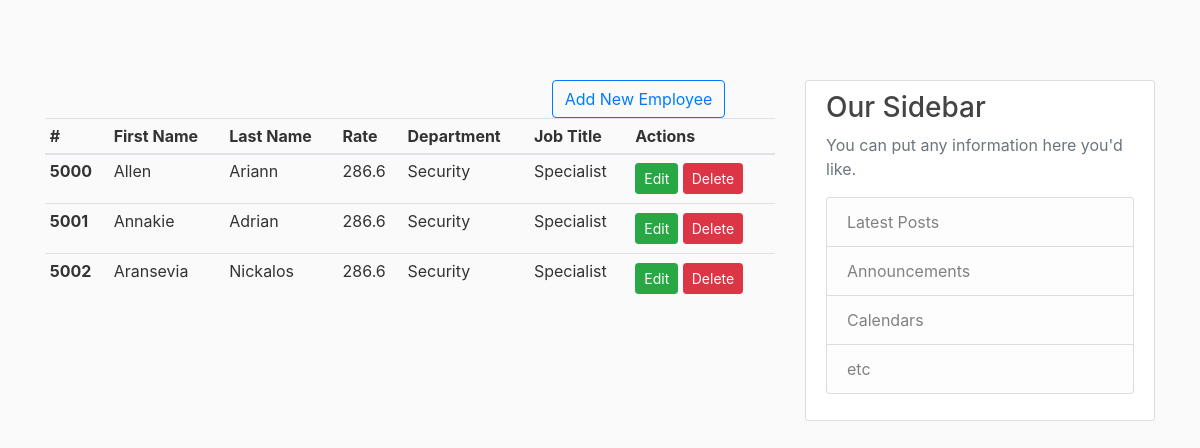
/payroll/employee/, run on an earlier commit of the app's database.
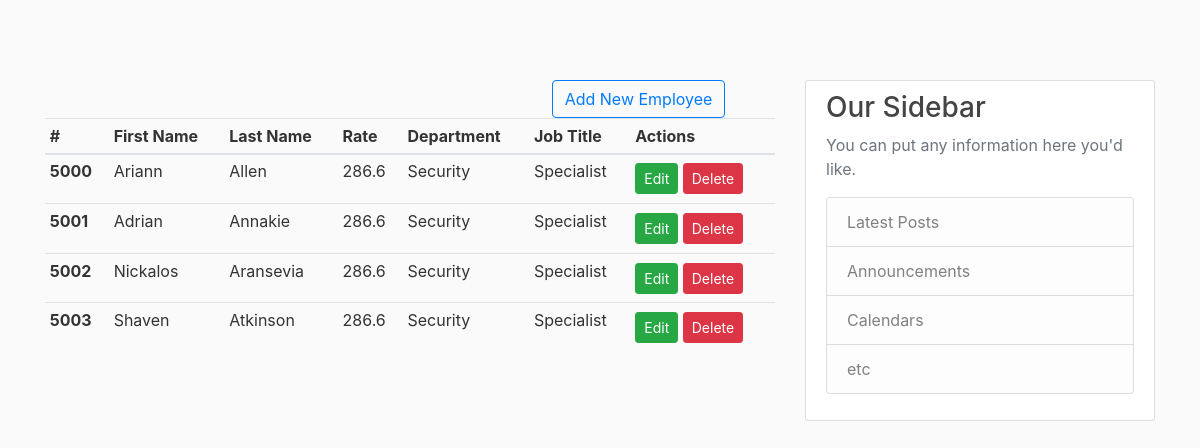
And on a later commit of the database.
### payroll/models.py (models this page shows, shortened)
class Employee(models.Model):
    first_name = models.CharField(max_length=60, verbose_name="First Name")
    last_name = models.CharField(max_length=60, verbose_name="Last Name")
    GENDER = Choices('----', 'Mr.', 'Ms.')
    title = StatusField(choices_name='GENDER')
    nis = models.CharField(max_length=7,
                           unique=True,
                           verbose_name="National Insurance #")
    trn = models.PositiveIntegerField(unique=True,
                                      verbose_name="Tax Registration #")
    employee_number = models.PositiveIntegerField(verbose_name="Employee #")
    date_posted = models.DateTimeField(default=timezone.now)
    rate = models.FloatField(verbose_name="Rate Of Pay",
                             validators=[MinValueValidator(0.0)])
    department = models.ForeignKey(Department,
                                   on_delete=models.CASCADE,
                                   default=None,
                                   null=True,
                                   blank=True)
    job_title = models.ForeignKey(JobTitle,
                                  verbose_name="Job Title",
                                  on_delete=models.CASCADE,
                                  default=None,
                                  null=True,
                                  blank=True)
    payment = models.ForeignKey(
        PaymentMethod,
        verbose_name="Pay By",
        default=None,
        blank=True,
        null=True,
        on_delete=models.CASCADE,
    )
    bank = models.ForeignKey(Bank,
                             verbose_name="Banks With",
                             on_delete=models.CASCADE,
                             default=None,
                             blank=True,
                             null=True)
    bank_account = models.PositiveIntegerField(
        verbose_name="Bank Account Number", blank=True, null=True)
    payment_schedule = models.ForeignKey(PayPeriod,
                                         on_delete=models.CASCADE,
                                         blank=True,
                                         null=True,
                                         verbose_name="Pay Cycle")
    basic_pay = models.FloatField(
        verbose_name="Basic Pay",
        default=0,
        null=True,
        blank=True,
    )
    employment_date = models.DateField(verbose_name="Employment Date",
                                       null=True,
                                       blank=True,
                                       default=None)
    departure_date = models.DateField(verbose_name="Departure Date",
                                      null=True,
                                      blank=True,
                                      default=None)
    CLASSIFICATION = [
        ("", '-------'),
        (1, 'Salaried'),
        (2, 'Hourly'),
        (3, 'Commissioned'),
    ]
    classification = models.CharField(max_length=1,
                                      choices=CLASSIFICATION,
                                      default=2,
                                      blank=0,
                                      null=True)
    class Meta:
        db_table = 'employees'
        managed = True

class Department(models.Model):
    name = models.CharField(max_length=30, verbose_name="Department Name")
    code = CharField(max_length=5, verbose_name="Department Code")
    class Meta:
        db_table = 'departments'
        managed = True

class JobTitle(models.Model):
    name = models.CharField(max_length=60, verbose_name="Job title")
    class Meta:
        db_table = 'job_titles'
        managed = True

### payroll/views.py (the view)
# urls.py: path('employee/', EmployeeListView.as_view(), name="employee-list"),
class EmployeeListView(ListView):
    model = Employee

### payroll/templates/payroll/employee_list.html
{% extends 'payroll/base.html' %}
{% load crispy_forms_tags %}
{% block content %}
<div class="table-responsive-sm">
    <div class="row">
        <div class="col-md-8">
        </div>
        <div class="col-md-4">
            <a href="{% url 'employee-create'  %}" role="button" class="btn btn-outline-primary">Add New Employee</a>
        </div>
    </div>
    <table class="table table-hover table-sm">
        <thead>
            <tr>
                <th scope="col">#</th>
                <th scope="col">First Name</th>
                <th scope="col">Last Name</th>
                <th scope="col">Rate</th>
                <th scope="col">Department</th>
                <th scope="col">Job Title</th>
                <th scope="col">Actions</th>
            </tr>
        </thead>
        <tbody>
            {% for employee in object_list %}
            <tr>
                <th scope="row">{{ employee.employee_number }}</th>
                <td>{{ employee.first_name }}</td>
                <td>{{ employee.last_name }}</td>
                <td>{{ employee.rate }}</td>
                <td>{{ employee.department.name }}</td>
                <td>{{ employee.job_title.name }}</td>
                <td><a role="button" href="{% url 'employee-update' employee.id %}"
                        class="btn btn-success btn-sm mt-1 mb-1"> Edit
                    </a>
                    <a class="btn btn-danger btn-sm mt-1 mb-1" href="{% url 'employee-delete' employee.id  %}">Delete
                    </a>
                </td>
            </tr>
            {% endfor %}
        </tbody>
    </table>
</div>
{% endblock content %}

### payroll/templates/payroll/base.html (shortened to what this page needs)
{% load static %}
<!DOCTYPE html>
<html lang="en">
<head>
    <link rel="stylesheet" href="https://maxcdn.bootstrapcdn.com/bootstrap/4.0.0/css/bootstrap.min.css"
>
    <link rel="stylesheet" type="text/css" href="{% static 'payroll/main.css' %}">
</head>
<body>
    <main role="main" class="container">
        <div class="row">
            <div class="col-md-8">
                {% block content %}{% endblock %}
            </div>
            <div class="col-md-4">
                <div class="content-section">
                    <h3>Our Sidebar</h3>
                    <p class='text-muted'>You can put any information here you'd like.
                        <ul class="list-group">
                            <li class="list-group-item list-group-item-light">Latest Posts</li>
                            <li class="list-group-item list-group-item-light">Announcements</li>
                            <li class="list-group-item list-group-item-light">Calendars</li>
                            <li class="list-group-item list-group-item-light">etc</li>
                        </ul>
                    </p>
                </div>
            </div>
        </div>
    </main>
</body>
</html>

### payroll/static/payroll/main.css (style rules this page uses)
body { background: #fafafa; color: #333333; margin-top: 5rem; }
h1, h2, h3, h4, h5, h6 { color: #444444; }
ul { margin: 0; }
.content-section { background: #ffffff; padding: 10px 20px; border: 1px solid #dddddd; border-radius: 3px; margin-bottom: 20px; }

What changed in the data, as far as the page shows it:
changed Employee "Ariann": first_name "Allen" → "Ariann"; last_name "Ariann" → "Allen"
changed Employee "Adrian": first_name "Annakie" → "Adrian"; last_name "Adrian" → "Annakie"
changed Employee "Nickalos": first_name "Aransevia" → "Nickalos"; last_name "Nickalos" → "Aransevia"
added Employee: employee_number "5003", first_name "Shaven", last_name "Atkinson", rate "286.6", department.name "Security", job_title.name "Specialist"
